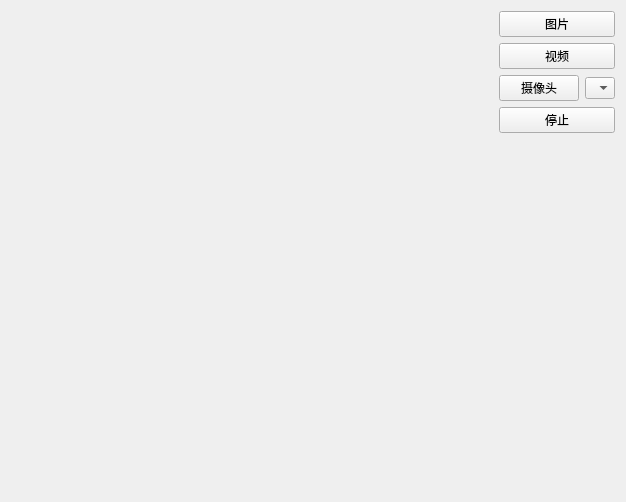
<?xml version="1.0" encoding="UTF-8"?>
<ui version="4.0">
 <class>Form</class>
 <widget class="QWidget" name="Form">
  <property name="geometry">
   <rect>
    <x>0</x>
    <y>0</y>
    <width>626</width>
    <height>502</height>
   </rect>
  </property>
  <property name="windowTitle">
   <string/>
  </property>
  <layout class="QVBoxLayout" name="verticalLayout_2">
   <item>
    <layout class="QHBoxLayout" name="horizontalLayout_2">
     <item>
      <spacer name="horizontalSpacer">
       <property name="orientation">
        <enum>Qt::Horizontal</enum>
       </property>
       <property name="sizeHint" stdset="0">
        <size>
         <width>40</width>
         <height>20</height>
        </size>
       </property>
      </spacer>
     </item>
     <item>
      <layout class="QVBoxLayout" name="verticalLayout">
       <item>
        <widget class="QPushButton" name="btnPhoto">
         <property name="text">
          <string>图片</string>
         </property>
        </widget>
       </item>
       <item>
        <widget class="QPushButton" name="btnVideo">
         <property name="text">
          <string>视频</string>
         </property>
        </widget>
       </item>
       <item>
        <layout class="QHBoxLayout" name="horizontalLayout">
         <item>
          <widget class="QPushButton" name="btnCamera">
           <property name="text">
            <string>摄像头</string>
           </property>
          </widget>
         </item>
         <item>
          <widget class="QComboBox" name="comboBoxCamera">
           <property name="maximumSize">
            <size>
             <width>30</width>
             <height>16777215</height>
            </size>
           </property>
          </widget>
         </item>
        </layout>
       </item>
       <item>
        <widget class="QPushButton" name="btnStop">
         <property name="text">
          <string>停止</string>
         </property>
        </widget>
       </item>
      </layout>
     </item>
    </layout>
   </item>
   <item>
    <spacer name="verticalSpacer">
     <property name="orientation">
      <enum>Qt::Vertical</enum>
     </property>
     <property name="sizeHint" stdset="0">
      <size>
       <width>20</width>
       <height>450</height>
      </size>
     </property>
    </spacer>
   </item>
  </layout>
 </widget>
 <resources/>
 <connections/>
</ui>
